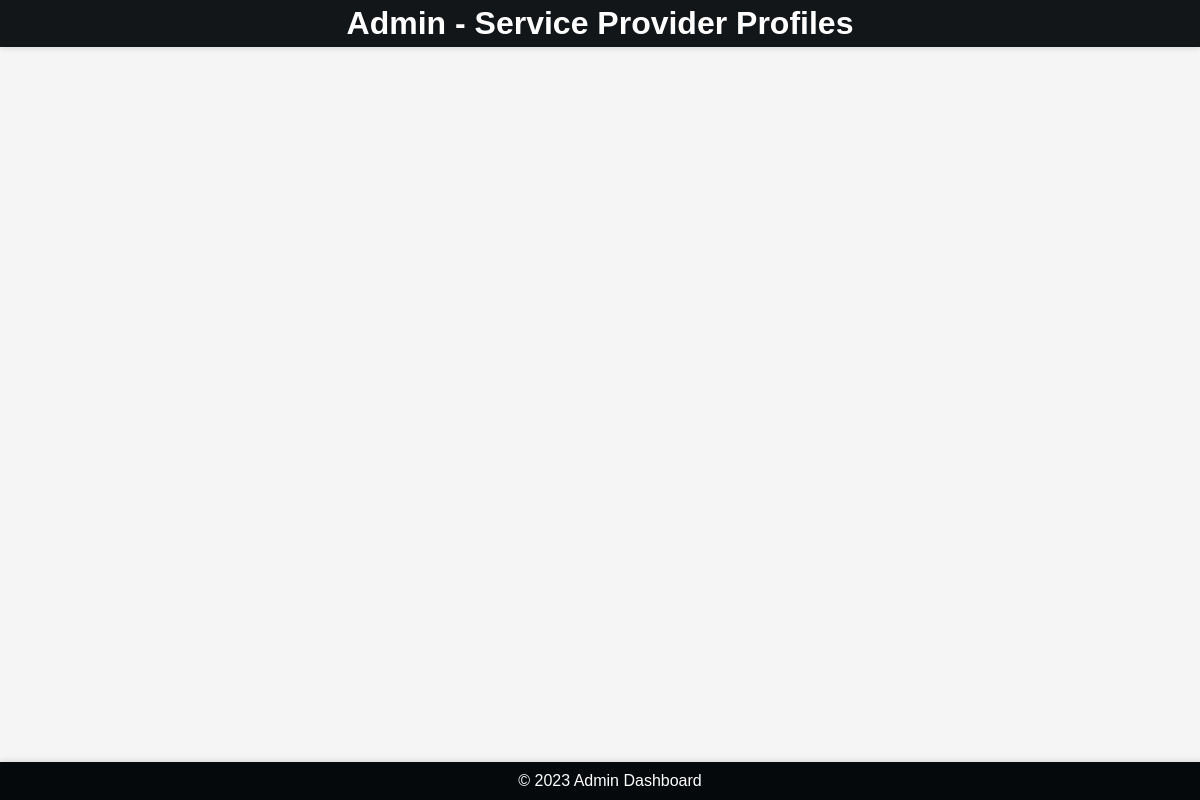
The page /adminserpropage/ on the database as committed earlier.
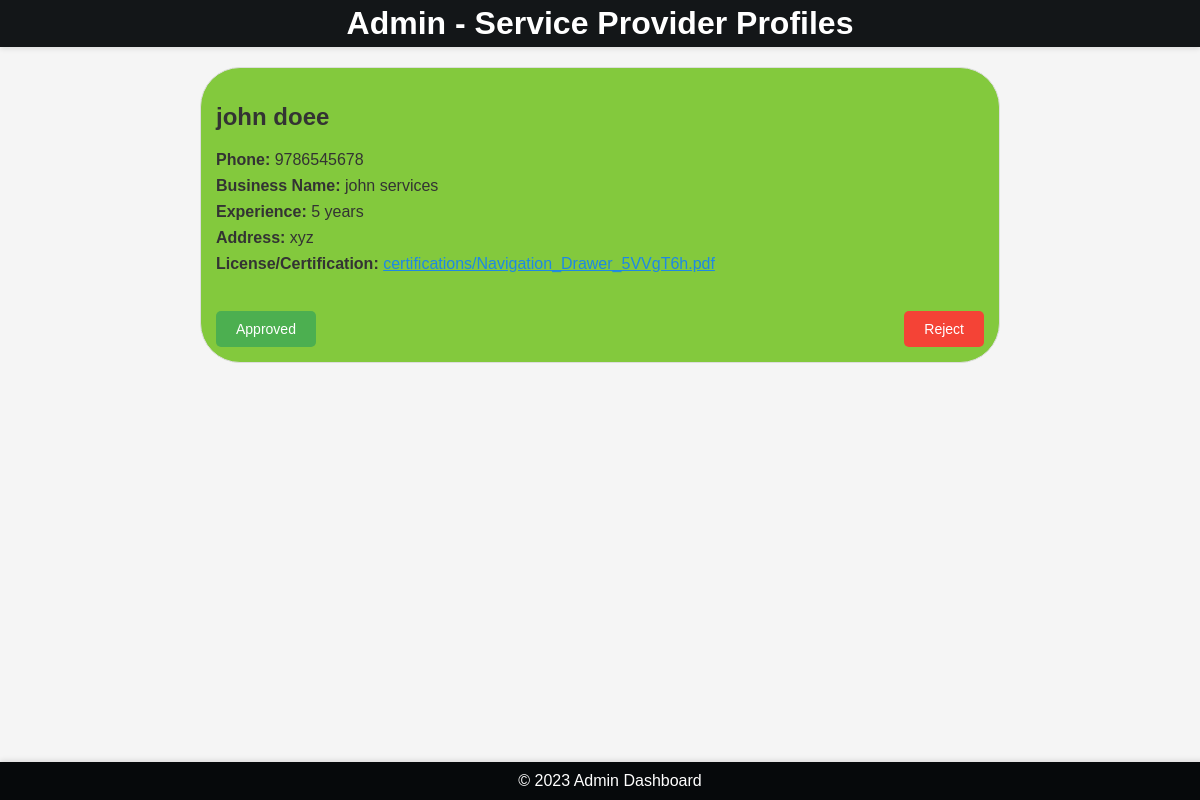
The same page on the database as committed later.
### rental/models.py (models this page shows, shortened)
class ServiceProviderProfile(models.Model):
    user = models.OneToOneField(get_user_model(), on_delete=models.CASCADE)
    name = models.CharField(max_length=100)
    phone = models.CharField(max_length=15)
    business_name = models.CharField(max_length=200)
    experience = models.IntegerField(null=True, blank=True)
    certification_file = models.FileField(upload_to='certifications/')
    address = models.TextField()
    approved = models.BooleanField(null=True)

### rental/views.py (the view)
# urls.py: path('adminserpropage/', views.adminserpropage, name='adminserpropage'),
def adminserpropage(request):
    service_provider_profiles = ServiceProviderProfile.objects.all()
    return render(request, 'adminserpropage.html', {'service_provider_profiles': service_provider_profiles})

### templates/adminserpropage.html (shortened to what this page needs)
{% load static %}
<!DOCTYPE html>
<html lang="en">
<head>
</head>
<body>
    <header>
        <h1 style="margin: 0;">Admin - Service Provider Profiles</h1>
    </header>
    <section>
        {% for profile in service_provider_profiles %}
<div class="profile-container {% if profile.approved %}approved{% endif %}">
    <div class="profile-details">
        <h2>{{ profile.name }}</h2>
        <p><strong>Phone:</strong> {{ profile.phone }}</p>
        <p><strong>Business Name:</strong> {{ profile.business_name }}</p>
        <p><strong>Experience:</strong> {{ profile.experience }} years</p>
        <p><strong>Address:</strong> {{ profile.address }}</p>
        <p><strong>License/Certification:</strong> <a href="{{ profile.certification_file.url }}" target="_blank" style="color: #1E88E5;">{{ profile.certification_file.name }}</a></p>
    </div>
    <div class="approval-buttons">
        {% if profile.approved %}
            <button class="approve-btn" disabled>Approved</button>
        {% else %}
            <form method="post" action="{% url 'approve_profile' profile.id %}">
                {% csrf_token %}
                <button type="submit" class="approve-btn">Approve</button>
            </form>
        {% endif %}
        <form method="post" action="{% url 'reject_profile' profile.id %}">
            <button type="submit" class="reject-btn">Reject</button>
        </form>
    </div>
</div>
        {% endfor %}
    </section>
    <footer>
        <p style="margin: 0;">&copy; 2023 Admin Dashboard</p>
    </footer>
</body>
</html>

Rows that differ between the two databases and show on the page:
added ServiceProviderProfile: name "john doee", phone "9786545678", business_name "john services", experience "5", address "xyz", certification_file.name "certifications/Navigation_Drawer_5VVgT6h.pdf", approved "Approved"
